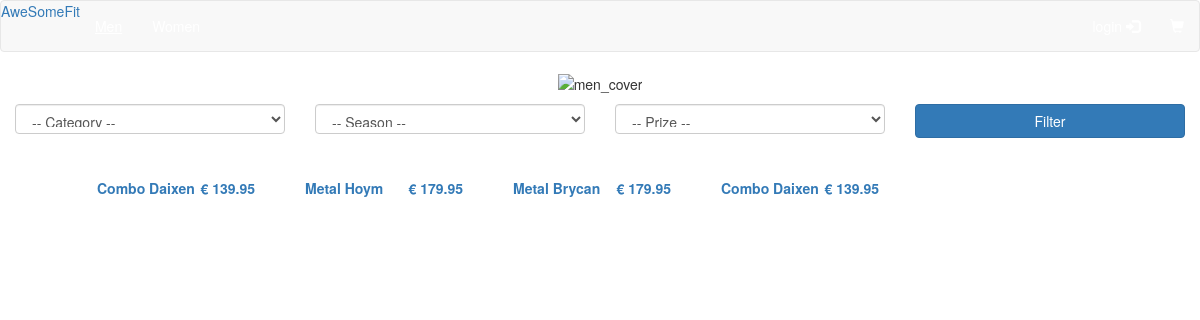
The app's page /index.php/browse/sunglasses_men with its own data.
### tables this page shows
CREATE TABLE `product` (
  `product_id` int(11) NOT NULL,
  `product_name` varchar(45) NOT NULL,
  `product_description` varchar(160) NOT NULL,
  `product_gender` enum('man','woman','unisex') NOT NULL,
  `product_price` float(5,2) NOT NULL,
  `product_type` enum('T-Shirt','Pants','Skirt','Shirt','Eyewear') NOT NULL,
  `product_season` enum('SS','FW','ND') NOT NULL
);

### application/controllers/Browse.php (called while the page is built, shortened)
<?php
class Browse extends CI_Controller {
	public function __construct() {
        $this->load->helper('url_helper');
        $this->load->helper('url');
        $this->load->model('products_model');
        $this->load->library('session');
    }
    public function sunglasses_men(){
        $season = FALSE;
        $priceMin = FALSE;
        $priceMax = FALSE;
        $type = 'Eyewear';
        $data['products'] = $this->products_model->get_products_men_filtered($season, $priceMin, $priceMax, $type);
        $data['allproducts'] = $this -> products_model -> get_men_types();
        $this -> load -> view('men', $data);
    }
}

### index.php (called while the page is built, shortened)
<?php
require_once BASEPATH.'core/CodeIgniter.php';

### application/models/Products_model.php (called while the page is built, shortened)
<?php
class Products_model extends CI_Model {
    public function get_men_types() {
        $this->db->group_by('product_type');
        $query = $this->db->get_where('product', "(product_gender = 'man' OR product_gender = 'unisex')");
        return $query->result_array();
    }
    public function get_products_men_filtered($season, $priceMin, $priceMax, $type){
        $this->db->where("(product_gender = 'man' OR product_gender = 'unisex')");
        if ($type != FALSE){
            $this->db->where('product_type', $type);
        }
        $query = $this->db->get('product');
        $data = array();
        if ($query !== FALSE && $query->num_rows() > 0) {
            $data = $query->result_array();
        }
        return $data;
    }
}

### application/views/men.php (the view, shortened to what this page needs)
<!DOCTYPE html>
<html>
<head>
    <link rel="stylesheet" href="https://maxcdn.bootstrapcdn.com/bootstrap/3.3.7/css/bootstrap.min.css">
    <link rel="stylesheet" href="<?php echo base_url(); ?>assets/css/global.css">
</head>
<body>
    <nav class="navbar navbar-default" role="navigation">
  <div class="navbar-header">
    <a class="navbar-ASF" href="<?php echo base_url(); ?>home">AweSomeFit</a>
  </div>
  <div class="navbar-collapse collapse">
    <ul class="nav navbar-nav navbar-left">
        <li><a href="<?php echo base_url(); ?>browse/openmen" style="color: #FFFFFF;" onmouseover="this.style.color='#AAAAAA'" onmouseout="this.style.color='#FFFFFF'"><u>Men</u></a></li>
        <li><a href="<?php echo base_url(); ?>browse/openwomen" style="color: #FFFFFF;" onmouseover="this.style.color='#AAAAAA'" onmouseout="this.style.color='#FFFFFF'">Women</a></li>
    </ul>
    <ul class="nav navbar-nav navbar-right">
     <?php if(isset($_SESSION["user_id"])) {
        echo "<li><a href=\"".base_url()."profile/open_profile\" style=\"color: #FFFFFF;\" onmouseover=\"this.style.color='#AAAAAA'\" onmouseout=\"this.style.color='#FFFFFF'\"><i class=\"glyphicon glyphicon-user\"></i>  Profile</a></li>";
    }
      else {
        echo "<li><a href=\"".base_url()."login\" style=\"color: #FFFFFF;\" onmouseover=\"this.style.color='#AAAAAA'\" onmouseout=\"this.style.color='#FFFFFF'\">login  <i class=\"glyphicon glyphicon-log-in\"></i></a></li>";
      }
    ?>
      <li><a href="<?php echo base_url(); ?>cart/open_cart" style="color: #FFFFFF;" onmouseover="this.style.color='#AAAAAA'" onmouseout="this.style.color='#FFFFFF'"><i class="glyphicon glyphicon-shopping-cart"></i></a></li>
    </ul>
  </div>
</nav>
    <div class="col-xs-12 col-sm-12 col-md-12 col-lg-12" align="center" style="margin-bottom: 10px;">
        <img src="<?php echo base_url(); ?>assets/img/Men.png" style="width: 100%;" alt="men_cover">
    </div>
    <div class="row" style="margin-left: auto; margin-right: auto; margin-bottom: 10px;">
        <form action="<?php echo base_url(); ?>browse/filtermen"  method="POST">
         <div class="col-xs-12 col-sm-12 col-md-3 col-lg-3">
            <select class="form-control" name="type" style="width: 100%; height: 30px;">
                <option selected>-- Category --</option>
            </select>
        </div>
        <div class="col-xs-12 col-sm-12 col-md-3 col-lg-3">
            <select class="form-control" name="season" style="width: 100%; height: 30px;">
                <option selected>-- Season --</option>
            </select>
        </div>
        <div class="col-xs-12 col-sm-12 col-md-3 col-lg-3">
            <select class="form-control" name="price" style="width: 100%; height: 30px;">
                <option selected>-- Prize --</option>
            </select>
        </div>
        <div class="col-xs-12 col-sm-12 col-md-3 col-lg-3">
            <button type="submit" class="btn btn-primary" style="width: 100%;">Filter</button>
        </div>
    </form>
</div>
<div class="row" style="margin-left: 6%; margin-right: auto;">
    <?php foreach ($products as $product_item): ?>
       <a href = "<?php echo base_url(); ?>browse/visualize/<?php echo $product_item['product_id']; ?>">
        <div class="col-xs-12 col-sm-12 col-md-2 col-lg-2" style="margin: 10px;">
           <img src="<?php echo base_url(); ?>assets/img/products/<?php echo $product_item['product_id']; ?>.png" style="width: 100%;" alt=""><br>
            <label><?php echo $product_item['product_name']; ?></label>
            <label style="float: right;">€ <?php echo $product_item['product_price']; ?></label>
        </div>
    </a>
    <?php endforeach; ?>
    </div>
</body>
</html>

### records on screen
product: product_name "Combo Daixen", product_price "139.95"
product: product_name "Metal Hoym", product_price "179.95"
product: product_name "Metal Brycan", product_price "179.95"
product: product_name "Combo Daixen", product_price "139.95"
